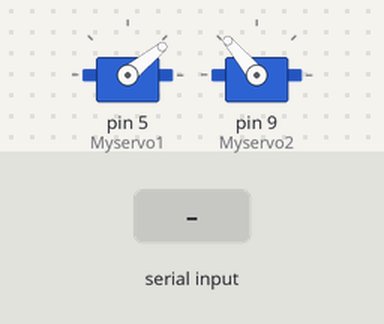
A sketch run on a simulated Arduino Uno, built with avr-gcc and run on an emulated ATmega328P. On the bench: 2 × servo. Inputs (shaded band) come from the test bench. What the sketch prints to the serial monitor is not drawn.

Above: at 1.2 s.
1.3 s: "a" received over the second serial link
At 2.3 s:
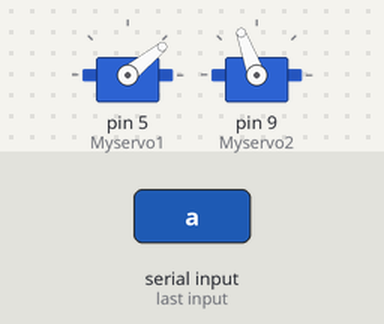
2.8 s: "d" received over the second serial link
At 3.4 s:
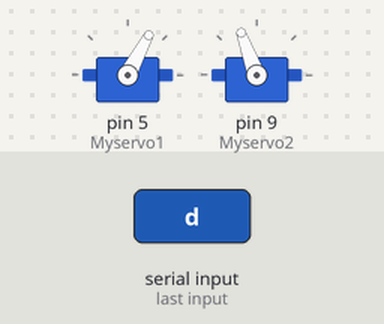
4.3 s: "2" received over the second serial link
At 5.3 s:
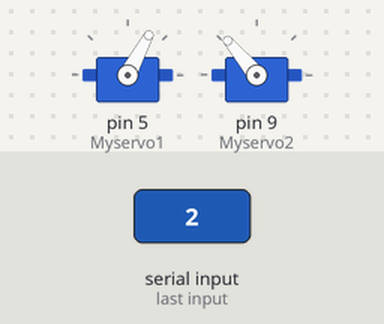
Timing chart, 0 to 7.3 s (numbered marks = the images above; inputs shaded):
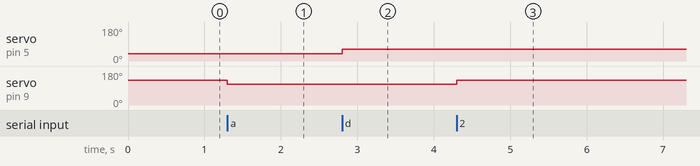

The sketch:

sandwich.ino
```cpp
/** SERVO INIT **/
#include<Servo.h>

Servo Myservo1;
Servo Myservo2;
int pos=0;

/** BLUETOOTH INIT **/
// Basic Bluetooth LED Switch (For Zs-40 Version)
// Connect the Hc-06 module and turn on/off one LED
// On Android device, type "o" to turn LED on, "f" to turn off
//
// The HC-06 defaults to AT mode when first powered on.
// The default baud rate is 9600
// The Hc-06 requires all AT commands to be in uppercase. NL+CR should be added to the command string

#include <SoftwareSerial.h>
SoftwareSerial BTserial(2, 7); // RX | TX
// Connect the HC-06 TX to the Arduino RX on pin 2.
// Connect the HC-06 RX to the Arduino TX on pin 3 through a voltage divider.
// Connect a LED in serial with ~220 Ohm resistor to Pin 12 and ground.

char recievedChar;

void setup()
{
  // Servo init
  pinMode(4,INPUT);
  pinMode(8,INPUT);
  Myservo1.attach(5);
  Myservo2.attach(9);

  // Bluetooth serial connection init
  Serial.begin(9600);
  Serial.println("Enter AT commands:");

  // HC-06 default serial speed is 9600
  BTserial.begin(9600);

  // Put motors in the right position
  Myservo1.write(39); //D string
  Myservo2.write(130);//A string
}

#define LEDPin 13

char lastChar = '\0';

void dataprint(char *parameterName, char dataNum)
{
  Serial.print(parameterName);
  Serial.print(",");
  Serial.print(dataNum);
}

void loop()
{
  // Keep reading from HC-06 and send to Arduino Serial Monitor
  if (BTserial.available()) {
      recievedChar = BTserial.read();
      Serial.write(recievedChar);

      if (recievedChar == 'a' || recievedChar == 'd' || recievedChar == '1' || recievedChar == '2') {
        dataprint("GOT CHAR", recievedChar);
        lastChar = recievedChar;
      }

      if(lastChar == 'd'){ // d string
        Myservo1.write(62); //D string
        digitalWrite(LEDPin, HIGH);
        BTserial.write("LED is On \r\n");
      }
      else if(lastChar == 'a'){ // a string
        Myservo2.write(110); //A string
        digitalWrite(LEDPin, LOW);
        BTserial.write("LED is Off \r\n");
      }
      else if (lastChar == '1') {
        Myservo1.write(38); // Unpress D string
      } else if (lastChar == '2') {
        Myservo2.write(130);// Unpress A string
      }
      else  {
        Serial.write("Wrong Command");
      }
  }

  // Keep reading from Arduino Serial Monitor and send to HC-06
  if (Serial.available())
  {
    BTserial.write(Serial.read());
  }

}
```

Measured:
- after the input at 1.3 s, servo on pin 9 (Myservo2): 130° → 110° at once
- after the input at 2.8 s, servo on pin 5 (Myservo1): 39° → 62° at once
- after the input at 4.3 s, servo on pin 9 (Myservo2): 110° → 130° at once
